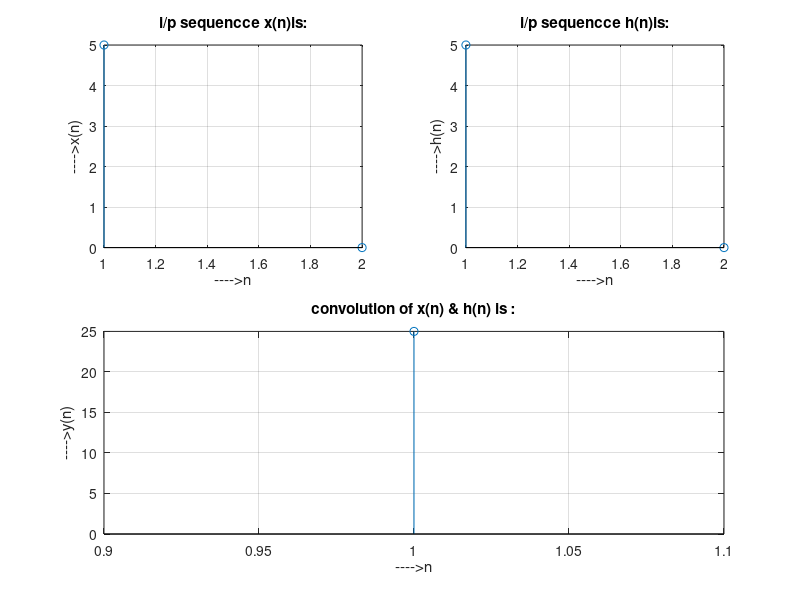

Write MATLAB code to recreate this figure.
%linear convolution program

clc;
clear all;
close all;
disp('linear convolution program');

x=input('enter i/p x(n):'); %
m=length(x);
h=input('enter i/p h(n):');% [1 2 1 2 ]
n=length(h);

x=[x,zeros(1,n)];
subplot(2,2,1), stem(x);
title('i/p sequencce x(n)is:');
xlabel('---->n');
ylabel('---->x(n)');grid;

h=[h,zeros(1,m)];
subplot(2,2,2), stem(h);
title('i/p sequencce h(n)is:');
xlabel('---->n');
ylabel('---->h(n)');grid;
disp('convolution of x(n) & h(n) is y(n):');
y=zeros(1,m+n-1);

for i= 1:m+n-1
            y(i)=0;
            for j=1:m+n-1
                        if(j<i+1)
                                    y(i)=y(i)+x(j)*h(i-j+1);
                        end
            end
end

y
subplot(2,2,[3,4]),stem(y);
title('convolution of x(n) & h(n) is :');
xlabel('---->n');
ylabel('---->y(n)');grid; 